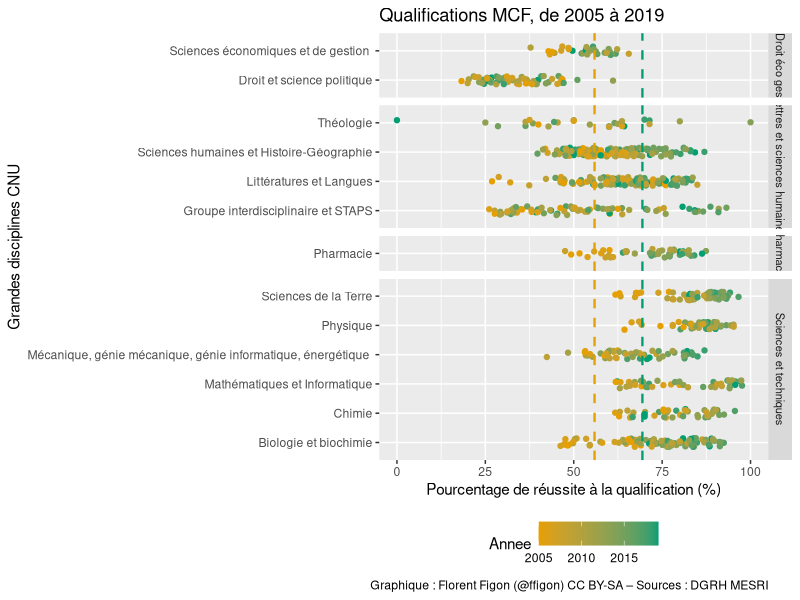
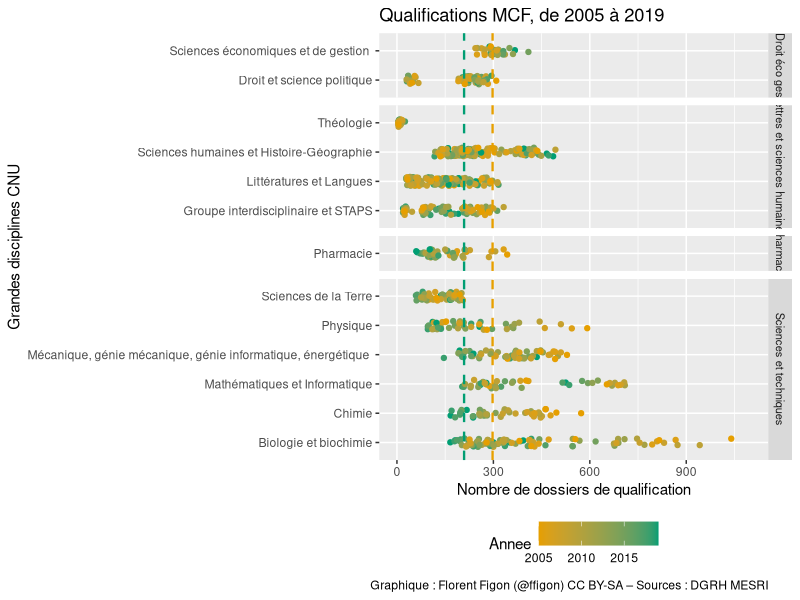
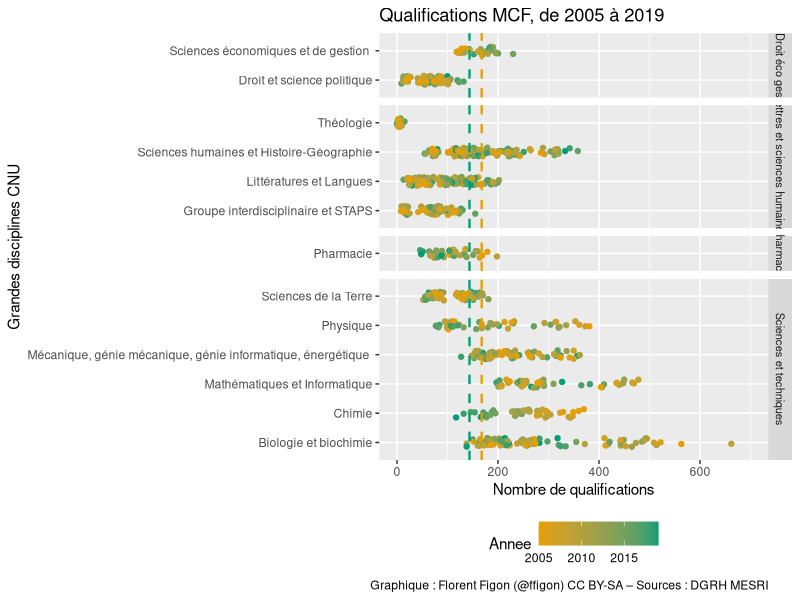

These charts were generated, in order, by the following R code:
## ---- chunk 1
knitr::opts_chunk$set(echo = TRUE)
## ---- chunk 2
library(ggplot2)
library(ggbeeswarm)
library("gridExtra")
data_CNU = read.table("DB_CNU_QualificationRecrutements_20201123.csv", h=T, sep=";")
## ---- chunk 3
tapply(data_CNU$QualificationQualifies.MCF/data_CNU$QualificationDossiers.MCF, data_CNU$Annee, mean, na.rm=T)
## ---- chunk 4
ggplot(data_CNU, aes(x = (QualificationQualifies.MCF/QualificationDossiers.MCF)*100, y = GroupeCNU, color=Annee)) +
  geom_jitter(width = 0, height = 0.15) +
  geom_vline(xintercept=55.88368, linetype="dashed", color = "#E69F00", size=0.8) + 
  geom_vline(xintercept=69.41814, linetype="dashed", color = "#009E73", size=0.8) +
  xlim(0,100) +
  theme(legend.position="bottom") +
  facet_grid(GrandeDisciplineCNU~., scales="free", space="free") +
  theme(strip.text.y = element_text(size = 8)) +
  scale_color_gradient(low="#E69F00", high="#009E73") +
  labs(title="Qualifications MCF, de 2005 à 2019", y ="Grandes disciplines CNU", x = "Pourcentage de réussite à la qualification (%)") +
  labs(caption = "Graphique : Florent Figon (@ffigon) CC BY-SA – Sources : DGRH MESRI")
## ---- chunk 5
tapply(data_CNU$QualificationDossiers.MCF, data_CNU$Annee, mean, na.rm=T)
## ---- chunk 6
ggplot(data_CNU, aes(x = QualificationDossiers.MCF, y = GroupeCNU, color=Annee)) +
  geom_jitter(width = 0, height = 0.15) +
  geom_vline(xintercept=297.5357, linetype="dashed", color = "#E69F00", size=0.8) + 
  geom_vline(xintercept=208.8947, linetype="dashed", color = "#009E73", size=0.8) +
  xlim(0,1100) +
  theme(legend.position="bottom") +
  facet_grid(GrandeDisciplineCNU~., scales="free", space="free") +
  theme(strip.text.y = element_text(size = 8)) +
  scale_color_gradient(low="#E69F00", high="#009E73") +
  labs(title="Qualifications MCF, de 2005 à 2019", y ="Grandes disciplines CNU", x = "Nombre de dossiers de qualification") +
  labs(caption = "Graphique : Florent Figon (@ffigon) CC BY-SA – Sources : DGRH MESRI")
## ---- chunk 7
tapply(data_CNU$QualificationQualifies.MCF, data_CNU$Annee, mean, na.rm=T)
## ---- chunk 8
ggplot(data_CNU, aes(x = QualificationQualifies.MCF, y = GroupeCNU, color=Annee)) +
  geom_jitter(width = 0, height = 0.15) +
  geom_vline(xintercept=167.7500, linetype="dashed", color = "#E69F00", size=0.8) + 
  geom_vline(xintercept=143.5789, linetype="dashed", color = "#009E73", size=0.8) +
  xlim(0,700) +
  theme(legend.position="bottom") +
  facet_grid(GrandeDisciplineCNU~., scales="free", space="free") +
  theme(strip.text.y = element_text(size = 8)) +
  scale_color_gradient(low="#E69F00", high="#009E73") +
  labs(title="Qualifications MCF, de 2005 à 2019", y ="Grandes disciplines CNU", x = "Nombre de qualifications") +
  labs(caption = "Graphique : Florent Figon (@ffigon) CC BY-SA – Sources : DGRH MESRI")
